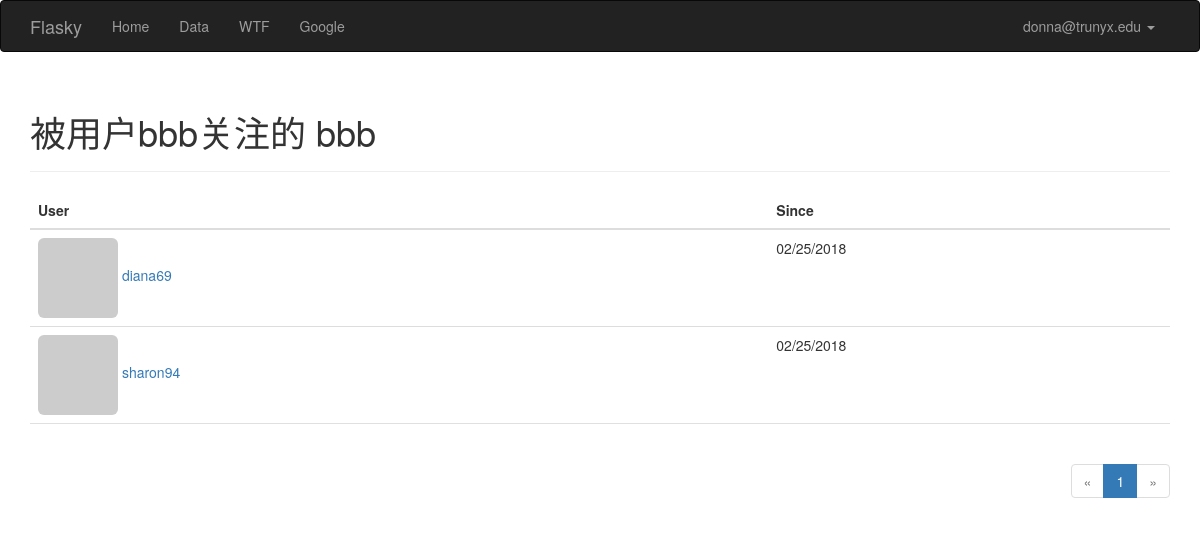
Screenshot of /followed-by/bbb (signed in) with the database file from the repository.
### app/models.py (models this page shows, shortened)
class User(UserMixin,db.Model):
    __tablename__ = 'users'
    id = db.Column(db.Integer, primary_key=True)
    email = db.Column(db.String(64),unique=True,index=True)
    username = db.Column(db.String(64), unique=True, index=True)
    password_hash = db.Column(db.String(128))
    role_id = db.Column(db.Integer, db.ForeignKey('roles.id'))
    confirmed = db.Column(db.Boolean,default=False)
    name = db.Column(db.String(64))
    location = db.Column(db.String(64))
    about_me = db.Column(db.Text())
    member_since = db.Column(db.DateTime(),default=datetime.utcnow)
    last_seen = db.Column(db.DateTime(),default=datetime.utcnow)
    avatar_hash = db.Column(db.String(32))
    posts = db.relationship('Post',backref='author',lazy='dynamic')
    test1 = db.Column(db.String(32))
    followed = db.relationship('Follow',
                               foreign_keys=[Follow.follower_id],
                               backref=db.backref('follower',lazy='joined'),
                               lazy='dynamic',
                               cascade = 'all,delete-orphan')
    followers = db.relationship('Follow',
                               foreign_keys=[Follow.followed_id],
                               backref=db.backref('followed',lazy='joined'),
                               lazy='dynamic',
                               cascade='all,delete-orphan')
    def ping(self):
        self.last_seen = datetime.utcnow()
        db.session.add(self)
    @property
    def password(self):
        raise AttributeError('password is not a readable attribute')
    def gravatar(self,size=100,default='identicon',rating='g'):
        if request.is_secure:
            url = 'https://secure.gravatar.com/avatar'
        else:
            url = 'http://www.gravatar.com/avatar'
        hash = self.avatar_hash
        return '{url}/{hash}?s={size}&d={default}&r={rating}'.format(url=url,hash=hash,size=size,default=default,rating=rating)

class Follow(db.Model):
    __tablename__ = 'follows'
    follower_id = db.Column(db.Integer,db.ForeignKey('users.id'),
                            primary_key=True)
    followed_id = db.Column(db.Integer,db.ForeignKey('users.id'),
                            primary_key=True)
    timestamp = db.Column(db.DateTime,default=datetime.utcnow)

### app/main/views.py (the view)
@main.route('/followed-by/<username>')
def followed_by(username):
    user = User.query.filter_by(username=username).first()
    if user is None:
        flash('用户信息有误，返回主页')
        return redirect(url_for('.index'))
    page = request.args.get('page',1,type=int)
    pagination = user.followed.paginate(
        page,per_page=current_app.config['FLASKY_FOLLOWERS_PER_PAGE'],
        error_out=False
    )
    follows = [{'user': item.followed,'timestamp':item.timestamp}
               for item in pagination.items]
    return render_template('followers.html',user=user,title="被用户%s关注的" %username,
                           endpoint='.followed_by',pagination=pagination,follows=follows)

### app/auth/views.py (called while the page is built)
@auth.before_app_request
def before_request():
    if current_user.is_authenticated:
        current_user.ping()
        if not current_user.confirmed and request.endpoint[:5] !='auth.':
            return  redirect(url_for('auth.unconfirmed'))

### app/main/__init__.py (called while the page is built)
@main.app_context_processor
def inject_permissions():
    return dict(Permission=Permission)

### app/models.py (called while the page is built)
@login_manager.user_loader
def load_user(user_id):
    return User.query.get(int(user_id))

### app/templates/followers.html (shortened to what this page needs)
{% extends "base.html" %}
{% import "_macros.html" as macros %}
{% block page_content %}
<div class="page-header">
    <h1>{{ title }} {{ user.username }}</h1>
</div>
<table class="table table-hover followers">
    <thead><tr><th>User</th><th>Since</th></tr></thead>
    {% for follow in follows %}
    <tr>
        <td>
            <a href="{{ url_for('.user', username = follow.user.username) }}">
                <img class="img-rounded" src="{{ follow.user.gravatar(size=32) }}">
                {{ follow.user.username }}
            </a>
        </td>
        <td>{{ moment(follow.timestamp).format('L') }}</td>
    </tr>
    {% endfor %}
</table>
<div class="pagination">
    {{ macros.pagination_widget(pagination, endpoint, username = user.username) }}
</div>
{% endblock %}

### app/templates/base.html (shortened to what this page needs)
{% extends "bootstrap/base.html" %}
{% block head %}
{{ super() }}
    <link rel="stylesheet" type="text/css" href="{{ url_for('static', filename='styles.css') }}">
{% endblock %}
{% block navbar %}
<div class="navbar navbar-inverse" role="navigation">
    <div class="container">
        <div class="navbar-header">
            <a class="navbar-brand" href="/">Flasky</a>
        </div>
        <div class="navbar-collapse collapse">
            <ul class="nav navbar-nav">
                <li><a href="/">Home</a></li>
                <li><a href="/data">Data</a></li>
                <li><a href="/wtf">WTF</a></li>
                <li><a href="/redirect">Google</a></li>
            </ul>
            <ul class="nav navbar-nav navbar-right">
                {% if current_user.is_authenticated %}
                    <li class="dropdown">
                        <a href="#" class="dropdown-toggle" data-toggle="dropdown">{{ current_user.email }} <b class="caret"></b></a>
                    </li>
                {% else %}
                    <li><a href="{{ url_for('auth.login') }}">登陆</a></li>
                {% endif %}
        </div>
    </div>
</div>
{% endblock %}
{% block content %}
<div class="container">
    {% block page_content %}{% endblock %}
</div>
{% endblock %}

### app/static/styles.css (style rules this page uses)
div.pagination { width: 100%; text-align: right; padding: 0px; margin: 0px; }
.table.followers tr { border-bottom: 1px solid #e0e0e0; }

### rows the page displays
User: email "donna@trunyx.edu"
User: username "bbb"
User: user.username "diana69"
Follow: timestamp "02/25/2018"
User: user.username "sharon94"
Follow: timestamp "02/25/2018"

### other values shown
{{ title }} "被用户bbb关注的"
{{ p }} "1"
